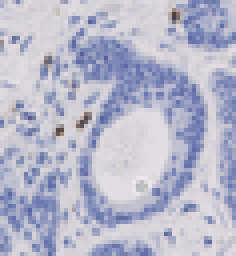
%> input picture images/Ref.bmp, 59 x 64 px (shown 4 times larger)
$ octave --eval "result = momALInew(rgb2gray(imread('../images/Ref.bmp')));"   (GNU Octave 9; MATLAB toolbox functions it lacks are replaced by stand-ins)
%> lines starting %> are read from the running program, lines starting %| are printed output that depends on the picture; in (x1, y1, x2, y2) boxes, pixels count from 0 and x2, y2 are one past the last pixel; in counts of white or black regions, pixels touching at a corner belong together; the program's own positions count from 1
### segmentation/Binary_trans.m
function [bw]=Binary_trans(Bimage)
%%
     % [5 lines of commented-out code are left out]
[r ,c]=size(Bimage);
[Region, numberOfregions]=bwlabel(Bimage);
measures = regionprops(Region, 'centroid');
numberOfitems = size(measures, 1);
% phi = linspace(0,2*pi,50);
% cosphi = cos(phi);
% sinphi = sin(phi);
bw=zeros(r,c);
%figure, imshow(Bimage); hold on;
        for k = 1 : numberOfitems % Loop through all items.
          % [6 lines of commented-out code are left out]
                    itemCentroid = measures(k).Centroid;	% Get centroid.
                             % Write item number over item at its centroid.
                             bw(round(measures(k).Centroid(2)),round(measures(k).Centroid(1)))=1;
                           % [5 lines of commented-out code are left out]
        end
%imtool(bw)
%%
% [95 lines of commented-out code are left out]
end

### segmentation/momALInew.m
% MOMENTS
%
% Function calculates the moments of a binary image and returns
% the centroid, the angle of axis of minimum inertia, and a measure
% of 'roundness'.  The function assumes that there is only one object
% in the binary image.
%
% function [centroid, thetamin, roundness] = moments(im)
%
% Argument:  im   - a binary image containing values of 0 or 1
%
% Returns:   centroid  - a 2 element vector
%            thetamin  - the angle of axis of minimum inertia (radians)
%            roundness - ratio of minimum inertia/maximum inertia.
%
% Note that positive x is to the right and positive y is downwards
% thus angles are positive clockwise.
%
% The function also displays the image and overlays the position of
% the centroid and the axis of minimum inertia.

 function [FeatureVector] = momALInew(im)
im=double(im);
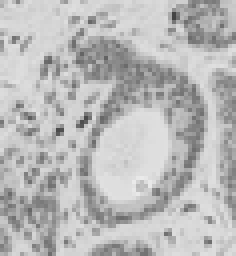
%> im: size 64x59 double (shown 4 times larger); min 67, max 234, mean 185.5

s=strel('disk',1,0);%Structuring element
F=imerode(im,s);%Erode the image by structuring element
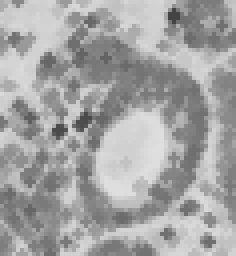
%> F: size 64x59 double (shown 4 times larger); min 67, max 222, mean 164
Bound=im;%-F;


    [rows,cols] = size(im);
%> rows = 64; cols = 59
    x = ones(rows,1)*[1:cols];    % Matrix with each pixel set to its x coordinate
    y = [1:rows]'*ones(1,cols);   % Matrix with each pixel set to its y coordinate

    area = sum(sum(im));
%> area = 700266
    meanx = sum(sum(double(im).*x))/area;
%> meanx = 29.85
    meany = sum(sum(double(im).*y))/area;
%> meany = 32.5
    centroid = [meanx, meany];
%> centroid = [29.85 32.5]

    % coordinates changed with respect to centre of mass
    x = x - meanx;
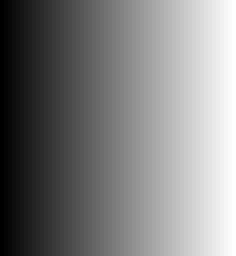
%> x: size 64x59 double (shown 4 times larger); min -28.85, max 29.15, mean 0.1; drawn with min black and max white
    y = y - meany;
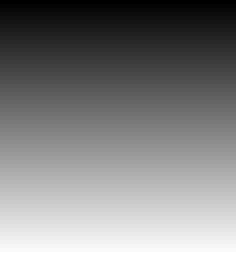
%> y: size 64x59 double (shown 4 times larger); min -31.5, max 31.5, mean 0; drawn with min black and max white

    a = sum(sum(double(im).*x.^2));
%> a = 202520672.4
    b = sum(sum(double(im).*x.*y))*2;
%> b = 18923618.4
    c = sum(sum(double(im).*y.^2));
%> c = 241652400.3

    denom = b^2 + (a-c)^2;
%> denom = 1.89e+15

    if denom == 0
        % let thetas equal arbitrary angles
        thetamin = 2*pi*rand;
        thetamax = 2*pi*rand;
        roundness = 1;
    else
        sin2thetamin = b/sqrt(denom);       %positive solution
%> sin2thetamin = 0.435
        sin2thetamax = -sin2thetamin;
%> sin2thetamax = -0.435
        cos2thetamin = (a-c)/sqrt(denom);   %positive solution
%> cos2thetamin = -0.9
        cos2thetamax = -cos2thetamin;
%> cos2thetamax = 0.9

        thetamin = atan2(sin2thetamin, cos2thetamin)/2;
%> thetamin = 1.35
        thetamax = atan2(sin2thetamax, cos2thetamax)/2;
%> thetamax = -0.225
        Imin = 0.5*(c+a) - 0.5*(a-c)*cos2thetamin - 0.5*b*sin2thetamin;
%> Imin = 200352948
        Imax = 0.5*(c+a) - 0.5*(a-c)*cos2thetamax - 0.5*b*sin2thetamax;
%> Imax = 243820124.8
        roundness = Imin/Imax;
%> roundness = 0.822
    end

    % draw an axis proportional to object size
    % 0.5 takes into acount lines with roundness = 0
    % 5   takes into acount small objects, so axis is still visible.
    rho = sqrt(area)/(roundness + 0.5) ;
%> rho = 633.1
    %rho = sqrt(area)/5;%(roundness + 0.5) ;
    [X1,Y1] = pol2cart(thetamin,      rho);
%> X1 = 141.4; Y1 = 617.1
    [X2,Y2] = pol2cart(thetamin + pi, rho);
%> X2 = -141.4; Y2 = -617.1

    [Xo1,Yo1] = pol2cart(1/thetamin,      rho);
%> Xo1 = 466.2; Yo1 = 428.4
    [Xo2,Yo2] = pol2cart(1/(thetamin - pi), rho);
%> Xo2 = 537.5; Yo2 = -334.6

[rrr, ccc]=find(Bound);
%> rrr = 3776 values from 1 to 64; ccc = 3776 values from 1 to 59
%rc = bwtraceboundary(im,[y1 x1],'N');
L=[ccc(:) rrr(:)];

[Bound]=Binary_trans(im);
%> in Binary_trans, `[Region, numberOfregions]=bwlabel(Bimage);`: Region: size 64x59 double; every value is 1
%> in Binary_trans, `[Region, numberOfregions]=bwlabel(Bimage);`: numberOfregions = 1
%> in Binary_trans, `measures = regionprops(Region, 'centroid');`: measures = 1 region; Centroid: [30 32.5]
%> in Binary_trans, `numberOfitems = size(measures, 1);`: numberOfitems = 1
%> the loop in Binary_trans, `for k = 1 : numberOfitems` made 1 pass
%> after the loop in Binary_trans, `for k = 1 : numberOfitems`:
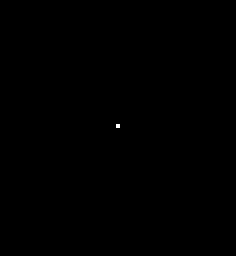
%> bw: size 64x59 double (shown 4 times larger); values 0 (black) and 1 (white), 0.03% white in thin lines or dots, all inside (x1, y1, x2, y2) = (29, 31, 30, 32)
%entropy(Bound)
[r, c]=find(Bound);
%> r = 32; c = 30
%rc = bwtraceboundary(im,[y1 x1],'N');
%Location=[rc(:,2) rc(:,1)];


%[r, c] = poly2cw(r1, c1);
Location=[c r];
%> Location = [30 32]


l=1:length(c);
%> l = 1
C=num2cell(l);
%> C = {1}

Location1 = sortrows(Location,1);
%> Location1 = [30 32]
Location2 = sortrows(Location,2);
%> Location2 = [30 32]

x1 = Location2(end,1);
%> x1 = 30
x2 = Location2(1,1);
%> x2 = 30
y1 = Location2(end,2);
%> y1 = 32
y2 = Location2(1,2);
%> y2 = 32

x11 = X1 + meanx;
%> x11 = 171.2
x22 = X2 + meanx;
%> x22 = -111.5
y11 = Y1 + meany;
%> y11 = 649.6
y22 = Y2 + meany;
%> y22 = -584.6

xo11 = Xo1 + meanx;
%> xo11 = 496
xo22 = Xo2 + meanx;
%> xo22 = 567.3
yo11 = Yo1 + meany;
%> yo11 = 460.9
yo22 = Yo2 + meany;
%> yo22 = -302.1
n =1;  %10 segments
deltax = (x2 - x1)/n;
%> deltax = 0
deltay = (y2 - y1)/n;
%> deltay = 0
halfdx = deltax/2;
%> halfdx = 0
halfdy = deltay/2;
%> halfdy = 0
%radius = sqrt(halfdx.^2 + halfdy.^2);
     [nrow, ncol]=size(Location);
%> nrow = 1; ncol = 2
     line1 = [x11 y11 x22-x11 y22-y11];
%> line1 = [171.2 649.6 -282.8 -1234.3]
    %%
       m = (diff([Y1 + meany, Y2 + meany ])/diff([X1 + meanx, X2 + meanx]));
%> m = 4.36
    % Slope of new line
    slope = -1/m;
%> slope = -0.229
    x = meanx;
%> x = 29.85
    y = meany;
%> y = 32.5
    lengthLine = rho;
%> lengthLine = 633.1
    xLine = x-lengthLine:x+lengthLine;
%> xLine = 1267 values from -603.3 to 662.7
    yLine = slope*(xLine-x) + y;
%> yLine = 1267 values, max 177.5 at index 1, min -112.5 at index 1267, mean 32.53
    line2 = [floor(xLine(1,1)) floor(yLine(1,1)) floor(xLine(1,floor(rho)))-floor(xLine(1,1)) floor(yLine(1,floor(rho)))-floor(yLine(1,1))];
%> line2 = [-604 177 632 -145]
   DALI=sqrt((Location2(end,1)-Location2(1,1))^2+(Location2(end,2)-Location2(1,2))^2);
%> DALI = 0


%%
%> (the run ends here)
